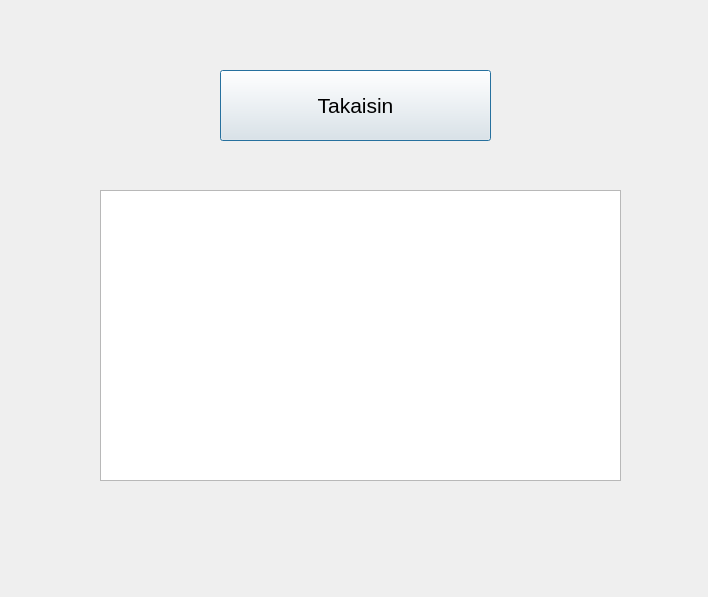
<?xml version="1.0" encoding="UTF-8"?>
<ui version="4.0">
 <class>transactions</class>
 <widget class="QDialog" name="transactions">
  <property name="geometry">
   <rect>
    <x>0</x>
    <y>0</y>
    <width>708</width>
    <height>597</height>
   </rect>
  </property>
  <property name="windowTitle">
   <string>Dialog</string>
  </property>
  <widget class="QPushButton" name="btnTakaisin">
   <property name="geometry">
    <rect>
     <x>220</x>
     <y>70</y>
     <width>271</width>
     <height>71</height>
    </rect>
   </property>
   <property name="font">
    <font>
     <pointsize>16</pointsize>
    </font>
   </property>
   <property name="text">
    <string>Takaisin</string>
   </property>
  </widget>
  <widget class="QTextEdit" name="textTransactions">
   <property name="geometry">
    <rect>
     <x>100</x>
     <y>190</y>
     <width>521</width>
     <height>291</height>
    </rect>
   </property>
  </widget>
 </widget>
 <resources/>
 <connections/>
</ui>
